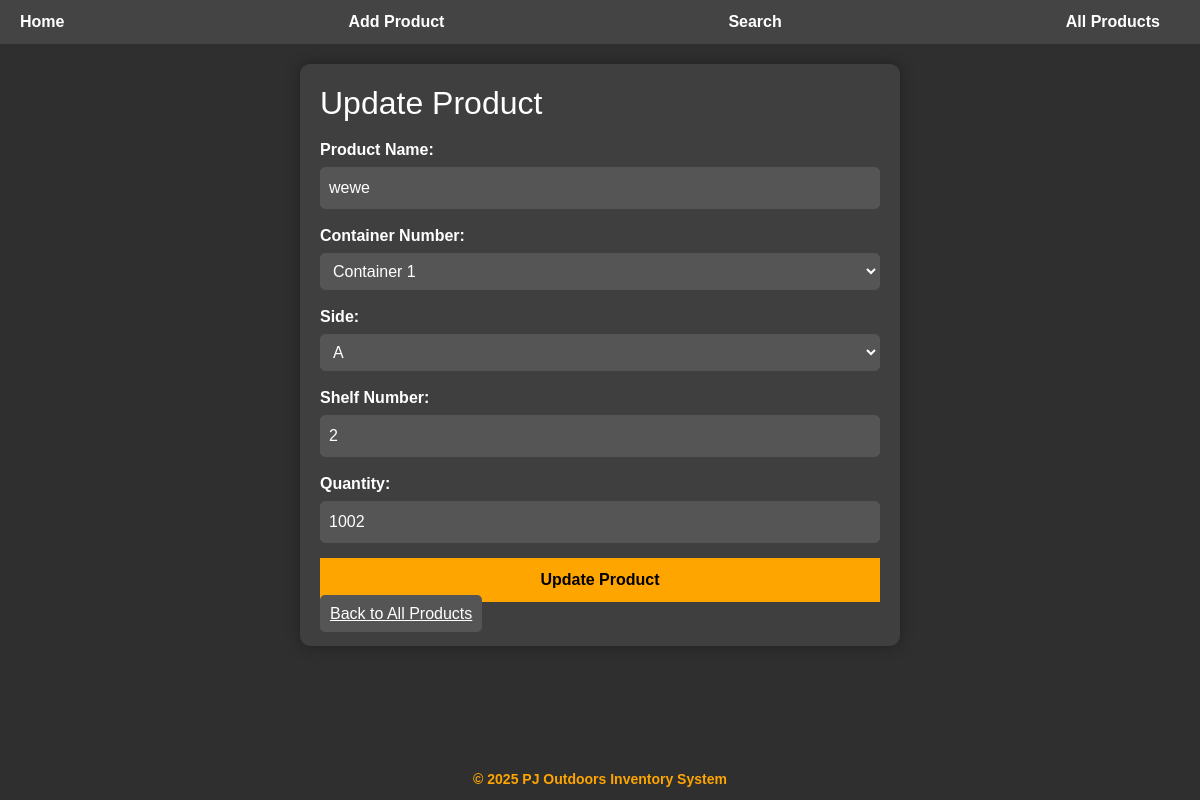
The app's page /update/6 with its own data.
### tables this page shows
CREATE TABLE products (
            id INTEGER PRIMARY KEY AUTOINCREMENT,
            name TEXT NOT NULL,
            container INTEGER NOT NULL,
            side TEXT NOT NULL,
            shelf INTEGER NOT NULL,
            quantity INTEGER
        );

### app.py (the view, shortened to what this page needs)
@app.route('/update/<int:product_id>', methods=['GET', 'POST'])
def update_product(product_id):
    conn = sqlite3.connect(DB_FILE)
    conn.row_factory = dict_factory
    c = conn.cursor()
    c.execute('SELECT * FROM products WHERE id=?', (product_id,))
    product = c.fetchone()
    conn.close()
    if not product:
        return "Product not found", 404
    return render_template(
        'update_product.html',
        product=product,
        product_id=product_id,
        containers=CONTAINERS,
        sides=SIDES
    )

### app.py (called while the page is built)
def dict_factory(cursor, row):
    return {col[0]: row[idx] for idx, col in enumerate(cursor.description)}

### templates/update_product.html (shortened to what this page needs)
<!DOCTYPE html>
<html lang="en">
<head>
    <link rel="stylesheet" href="/static/style.css">
    <link href="https://cdn.jsdelivr.net/npm/bootstrap@5.3.2/dist/css/bootstrap.min.css" rel="stylesheet">
</head>
<body>
<div class="page-container">
    <div class="navbar">
        <a href="/">Home</a>
        <a href="/add">Add Product</a>
        <a href="/search">Search</a>
        <a href="/index">All Products</a>
    </div>
    <div class="content-wrap container">
        <div class="container-card">
            <h2 class="mb-3">Update Product</h2>
            <form action="/update/{{ product_id }}" method="POST">
                <label for="name">Product Name:</label>
                <input type="text" id="name" name="name" value="{{ product['name'] }}" required>
                <label for="container">Container Number:</label>
                <select id="container" name="container" required>
                    {% for i in range(1,9) %}
                    <option value="{{ i }}" {% if product['container'] == i %}selected{% endif %}>Container {{ i }}</option>
                    {% endfor %}
                </select>
                <label for="side">Side:</label>
                <select id="side" name="side" required>
                    {% for letter in "A,B,C,D,E,F,G,H,I,J,K,L,M,N".split(',') %}
                    <option value="{{ letter }}" {% if product['side'] == letter %}selected{% endif %}>{{ letter }}</option>
                    {% endfor %}
                </select>
                <label for="shelf">Shelf Number:</label>
                <input type="number" id="shelf" name="shelf" value="{{ product['shelf'] }}" min="1" required>
                <label for="quantity">Quantity:</label>
                <input type="number" id="quantity" name="quantity" value="{{ product['quantity'] }}" min="0">
                <button type="submit" class="btn-update">Update Product</button>
            </form>
            <a class="btn-back mt-3" href="/index">Back to All Products</a>
        </div>
    </div>
    <footer>
        &copy; 2025 PJ Outdoors Inventory System
    </footer>
</div>
</body>
</html>

### static/style.css (style rules this page uses)
body { background-color: #2f2f2f; color: #ffffff; font-family: 'Segoe UI', Arial, sans-serif; margin: 0; padding: 0; min-height: 100vh; display: flex; flex-direction: column; }
.navbar { background-color: #444; padding: 12px 20px; font-weight: bold; display: flex; flex-wrap: wrap; align-items: center; gap: 15px; }
.navbar a { color: #ffffff; margin-right: 20px; text-decoration: none; font-size: 16px; transition: 0.2s; }
.container-card { background-color: #3f3f3f; padding: 25px; border-radius: 12px; box-shadow: 0 0 15px rgba(0,0,0,0.3); margin-bottom: 20px; }
footer { background-color: #2f2f2f; color: #FFA500; text-align: center; padding: 12px; margin-top: auto; font-size: 14px; font-weight: bold; }
h1, h2, h3, h4, h5 { color: #FFA500; margin-bottom: 15px; }
a { color: #FFA500; transition: 0.2s; }

### templates/update_product.html (style rules this page uses)
html, body { height: 100%; margin: 0; }
body { background-color: #2f2f2f; color: white; font-family: Arial, sans-serif; }
.page-container { display: flex; flex-direction: column; min-height: 100vh; }
.content-wrap { flex: 1; padding: 20px; }
.navbar { background-color: #444; padding: 10px 20px; display: flex; gap: 15px; flex-wrap: wrap; }
.navbar a { color: white; text-decoration: none; font-weight: bold; }
.container-card { background-color: #3f3f3f; padding: 20px; border-radius: 10px; box-shadow: 0 0 15px rgba(0,0,0,0.3); max-width: 600px; margin: auto; }
label { font-weight: bold; color: white; }
input, select { width: 100%; padding: 8px; margin-top: 5px; margin-bottom: 15px; border-radius: 5px; border: 1px solid #555; background-color: #555; color: white; }
.btn-update { background-color: #FFA500; border: none; color: #000; width: 100%; padding: 10px; font-weight: bold; transition: 0.3s; }
.btn-back { background-color: #555; border: none; color: white; width: 100%; padding: 10px; margin-top: 10px; border-radius: 5px; transition: 0.3s; }
footer { text-align: center; padding: 10px; color: #FFA500; font-weight: bold; background-color: #2f2f2f; }

### records on screen
products: name "wewe", container "Container 1", side "A", shelf "2", quantity "1002"
